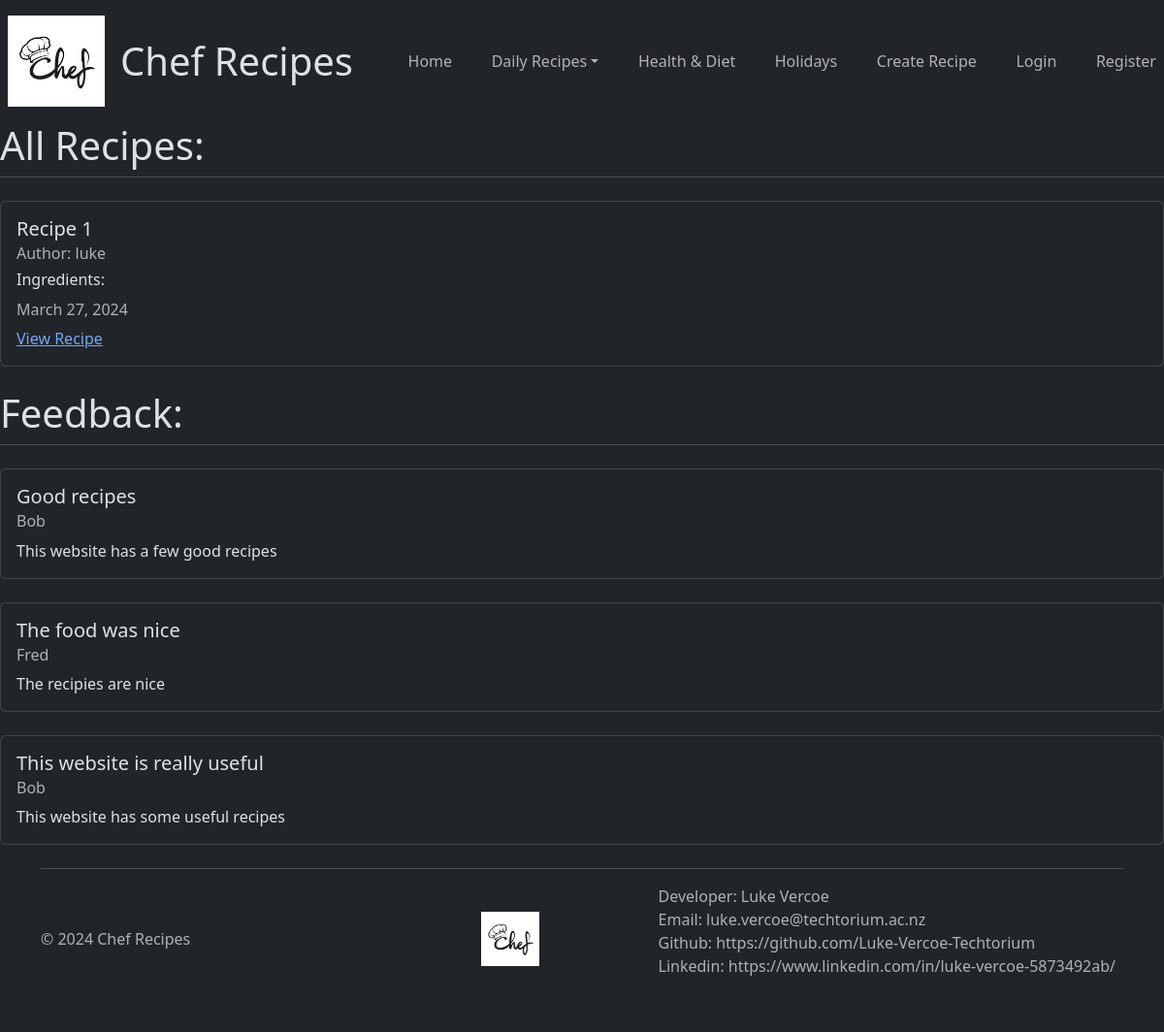
The app's page /, older data.
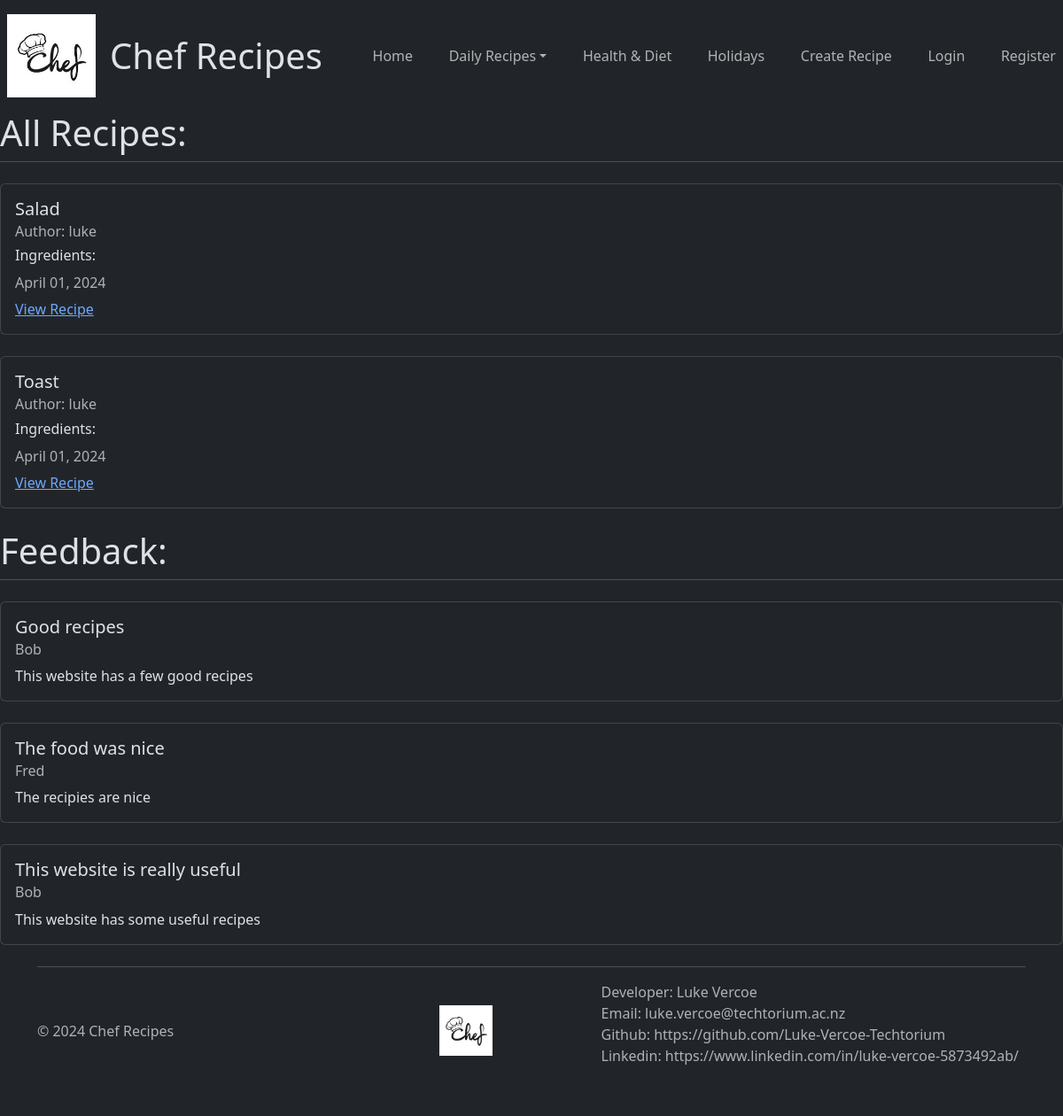
The same page, newer data.
### recipes/models.py (models this page shows, shortened)
class recipe(models.Model):
    class Meta:
        ordering = ('-updated_at',)
    title = models.CharField(max_length=100)
    ingredients = models.TextField()
    description = models.TextField()
    category = models.CharField(max_length=100, choices=(
        ("NONE", "None"),
        ("HEALTH_DIET", "Health & Diet"),
        ("HOLIDAYS", "Holidays"),
    ))
    meal_time = models.CharField(max_length=100, choices=(
        ("BREAKFAST", "Breakfast"),
        ("LUNCH", "Lunch"),
        ("DINNER", "Dinner"),
        ("DESSERT", "Dessert"),
    ))
    author = models.ForeignKey(User, on_delete=models.CASCADE)
    created_at = models.DateTimeField(auto_now_add=True)
    updated_at = models.DateTimeField(auto_now=True)

### recipes/views.py (the view)
# urls.py: path("", views.recipeListView.as_view(), name="recipes-home"),
class recipeListView(ListView):
    model = models.recipe
    template_name ="recipes/home.html"
    context_object_name = "recipes"

### recipes/templates/recipes/home.html (shortened to what this page needs)
{% extends "recipes/base.html" %}
{% block content %}
<h1>All Recipes:</h1>
<div class="border-top">
    {% for recipe in recipes %}
    {% include "recipes/recipe_display.html" %}
    {% endfor %}
</div>
<h1>Feedback:</h1>
<div class="border-top">
    <div class="card my-4">
        <div class="card-body">
            <h5 class="card-title">Good recipes</h5>
            <h6 class="card-subtitle mb-2 text-muted">Bob</h6>
            <p class="card-text">This website has a few good recipes</h6>
        </div>
    </div>
    <div class="card my-4">
        <div class="card-body">
            <h5 class="card-title">The food was nice</h5>
            <h6 class="card-subtitle mb-2 text-muted">Fred</h6>
            <p class="card-text">The recipies are nice</h6>
        </div>
    </div>
    <div class="card my-4">
        <div class="card-body">
            <h5 class="card-title">This website is really useful</h5>
            <h6 class="card-subtitle mb-2 text-muted">Bob</h6>
            <p class="card-text">This website has some useful recipes</h6>
        </div>
    </div>
</div>
{% endblock content %}

### recipes/templates/recipes/recipe_display.html (shortened to what this page needs)
<div class="card my-4">
    <div class="card-body">
        <h5 class="card-title">{{ recipe.title }}</h5>
        <h6 class="card-subtitle mb-2 text-muted">Author: {{ recipe.author }}</h6>
        <h6 class="card-title">Ingredients:</h6>
        <p class="card-text">
        <h6 class="card-subtitle mb-2 text-muted">{{ recipe.updated_at|date:"F d, Y" }}</h6>
        <a href="{% url 'recipes-detail' recipe.pk %}" class="card-link">View Recipe</a>
    </div>
</div>

Row changes from the older to the newer data that the page shows:
removed recipe: title "Recipe 1", author "luke", updated_at "March 27, 2024"
added recipe: title "Salad", author "luke", updated_at "April 01, 2024"
added recipe: title "Toast", author "luke", updated_at "April 01, 2024"
